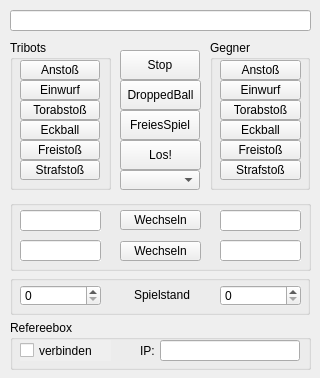
<ui version="4.0" >
 <class>RefboxWidget</class>
 <widget class="QWidget" name="RefboxWidget" >
  <property name="geometry" >
   <rect>
    <x>0</x>
    <y>0</y>
    <width>320</width>
    <height>378</height>
   </rect>
  </property>
  <property name="sizePolicy" >
   <sizepolicy vsizetype="Preferred" hsizetype="Preferred" >
    <horstretch>0</horstretch>
    <verstretch>0</verstretch>
   </sizepolicy>
  </property>
  <property name="minimumSize" >
   <size>
    <width>320</width>
    <height>200</height>
   </size>
  </property>
  <property name="maximumSize" >
   <size>
    <width>320</width>
    <height>380</height>
   </size>
  </property>
  <property name="font" >
   <font/>
  </property>
  <property name="windowTitle" >
   <string>RefereeBoxWidget</string>
  </property>
  <widget class="QGroupBox" name="groupBox1" >
   <property name="geometry" >
    <rect>
     <x>10</x>
     <y>40</y>
     <width>101</width>
     <height>150</height>
    </rect>
   </property>
   <property name="title" >
    <string>Tribots</string>
   </property>
   <widget class="QPushButton" name="KickOffOwnButton" >
    <property name="geometry" >
     <rect>
      <x>10</x>
      <y>20</y>
      <width>80</width>
      <height>20</height>
     </rect>
    </property>
    <property name="text" >
     <string>Anstoß</string>
    </property>
   </widget>
   <widget class="QPushButton" name="ThrowInOwnButton" >
    <property name="geometry" >
     <rect>
      <x>10</x>
      <y>40</y>
      <width>80</width>
      <height>20</height>
     </rect>
    </property>
    <property name="text" >
     <string>Einwurf</string>
    </property>
   </widget>
   <widget class="QPushButton" name="GoalKickOwnButton" >
    <property name="geometry" >
     <rect>
      <x>10</x>
      <y>60</y>
      <width>80</width>
      <height>20</height>
     </rect>
    </property>
    <property name="text" >
     <string>Torabstoß</string>
    </property>
   </widget>
   <widget class="QPushButton" name="CornerKickOwnButton" >
    <property name="geometry" >
     <rect>
      <x>10</x>
      <y>80</y>
      <width>80</width>
      <height>20</height>
     </rect>
    </property>
    <property name="text" >
     <string>Eckball</string>
    </property>
   </widget>
   <widget class="QPushButton" name="FreeKickOwnButton" >
    <property name="geometry" >
     <rect>
      <x>10</x>
      <y>100</y>
      <width>80</width>
      <height>20</height>
     </rect>
    </property>
    <property name="text" >
     <string>Freistoß</string>
    </property>
   </widget>
   <widget class="QPushButton" name="PenaltyOwnButton" >
    <property name="geometry" >
     <rect>
      <x>10</x>
      <y>120</y>
      <width>80</width>
      <height>20</height>
     </rect>
    </property>
    <property name="text" >
     <string>Strafstoß</string>
    </property>
   </widget>
  </widget>
  <widget class="QGroupBox" name="groupBox2" >
   <property name="geometry" >
    <rect>
     <x>210</x>
     <y>40</y>
     <width>100</width>
     <height>150</height>
    </rect>
   </property>
   <property name="title" >
    <string>Gegner</string>
   </property>
   <widget class="QPushButton" name="ThrowInOpponentButton" >
    <property name="geometry" >
     <rect>
      <x>10</x>
      <y>40</y>
      <width>81</width>
      <height>20</height>
     </rect>
    </property>
    <property name="text" >
     <string>Einwurf</string>
    </property>
   </widget>
   <widget class="QPushButton" name="GoalKickOpponentButton" >
    <property name="geometry" >
     <rect>
      <x>10</x>
      <y>60</y>
      <width>81</width>
      <height>20</height>
     </rect>
    </property>
    <property name="text" >
     <string>Torabstoß</string>
    </property>
   </widget>
   <widget class="QPushButton" name="CornerKickOpponentButton" >
    <property name="geometry" >
     <rect>
      <x>10</x>
      <y>80</y>
      <width>81</width>
      <height>20</height>
     </rect>
    </property>
    <property name="text" >
     <string>Eckball</string>
    </property>
   </widget>
   <widget class="QPushButton" name="FreeKickOpponentButton" >
    <property name="geometry" >
     <rect>
      <x>10</x>
      <y>100</y>
      <width>81</width>
      <height>20</height>
     </rect>
    </property>
    <property name="text" >
     <string>Freistoß</string>
    </property>
   </widget>
   <widget class="QPushButton" name="PenaltyOpponentButton" >
    <property name="geometry" >
     <rect>
      <x>10</x>
      <y>120</y>
      <width>81</width>
      <height>20</height>
     </rect>
    </property>
    <property name="text" >
     <string>Strafstoß</string>
    </property>
   </widget>
   <widget class="QPushButton" name="KickOffOpponentButton" >
    <property name="geometry" >
     <rect>
      <x>10</x>
      <y>20</y>
      <width>81</width>
      <height>20</height>
     </rect>
    </property>
    <property name="text" >
     <string>Anstoß</string>
    </property>
   </widget>
  </widget>
  <widget class="QLineEdit" name="edit_refstate" >
   <property name="geometry" >
    <rect>
     <x>10</x>
     <y>10</y>
     <width>301</width>
     <height>21</height>
    </rect>
   </property>
   <property name="alignment" >
    <set>Qt::AlignLeading</set>
   </property>
   <property name="readOnly" >
    <bool>true</bool>
   </property>
  </widget>
  <widget class="QPushButton" name="DroppedBallButton" >
   <property name="geometry" >
    <rect>
     <x>120</x>
     <y>80</y>
     <width>81</width>
     <height>30</height>
    </rect>
   </property>
   <property name="text" >
    <string>DroppedBall</string>
   </property>
  </widget>
  <widget class="QGroupBox" name="groupBox4" >
   <property name="geometry" >
    <rect>
     <x>10</x>
     <y>200</y>
     <width>301</width>
     <height>71</height>
    </rect>
   </property>
   <property name="title" >
    <string/>
   </property>
   <widget class="QPushButton" name="ChangeGoalColorButton" >
    <property name="geometry" >
     <rect>
      <x>110</x>
      <y>41</y>
      <width>81</width>
      <height>20</height>
     </rect>
    </property>
    <property name="text" >
     <string>Wechseln</string>
    </property>
   </widget>
   <widget class="QPushButton" name="ChangeLabelColorButton" >
    <property name="geometry" >
     <rect>
      <x>110</x>
      <y>10</y>
      <width>81</width>
      <height>20</height>
     </rect>
    </property>
    <property name="text" >
     <string>Wechseln</string>
    </property>
   </widget>
   <widget class="QLineEdit" name="edit_tribotcolor" >
    <property name="geometry" >
     <rect>
      <x>10</x>
      <y>10</y>
      <width>81</width>
      <height>21</height>
     </rect>
    </property>
    <property name="autoFillBackground" >
     <bool>true</bool>
    </property>
    <property name="alignment" >
     <set>Qt::AlignHCenter</set>
    </property>
    <property name="readOnly" >
     <bool>true</bool>
    </property>
   </widget>
   <widget class="QLineEdit" name="edit_opponentcolor" >
    <property name="geometry" >
     <rect>
      <x>210</x>
      <y>10</y>
      <width>81</width>
      <height>21</height>
     </rect>
    </property>
    <property name="autoFillBackground" >
     <bool>true</bool>
    </property>
    <property name="alignment" >
     <set>Qt::AlignHCenter</set>
    </property>
    <property name="readOnly" >
     <bool>true</bool>
    </property>
   </widget>
   <widget class="QLineEdit" name="edit_opponentownhalf" >
    <property name="geometry" >
     <rect>
      <x>210</x>
      <y>40</y>
      <width>81</width>
      <height>21</height>
     </rect>
    </property>
    <property name="autoFillBackground" >
     <bool>true</bool>
    </property>
    <property name="alignment" >
     <set>Qt::AlignHCenter</set>
    </property>
    <property name="readOnly" >
     <bool>true</bool>
    </property>
   </widget>
   <widget class="QLineEdit" name="edit_tribotownhalf" >
    <property name="geometry" >
     <rect>
      <x>10</x>
      <y>40</y>
      <width>81</width>
      <height>21</height>
     </rect>
    </property>
    <property name="autoFillBackground" >
     <bool>true</bool>
    </property>
    <property name="alignment" >
     <set>Qt::AlignHCenter</set>
    </property>
    <property name="readOnly" >
     <bool>true</bool>
    </property>
   </widget>
  </widget>
  <widget class="QGroupBox" name="groupBox5" >
   <property name="geometry" >
    <rect>
     <x>10</x>
     <y>275</y>
     <width>300</width>
     <height>40</height>
    </rect>
   </property>
   <property name="title" >
    <string/>
   </property>
   <property name="alignment" >
    <set>Qt::AlignHCenter</set>
   </property>
   <widget class="QLabel" name="textLabel1_2" >
    <property name="geometry" >
     <rect>
      <x>97</x>
      <y>10</y>
      <width>110</width>
      <height>20</height>
     </rect>
    </property>
    <property name="text" >
     <string>&lt;p align="center">Spielstand&lt;/p></string>
    </property>
    <property name="wordWrap" >
     <bool>false</bool>
    </property>
   </widget>
   <widget class="QSpinBox" name="spinBoxOwnScore" >
    <property name="geometry" >
     <rect>
      <x>10</x>
      <y>10</y>
      <width>81</width>
      <height>21</height>
     </rect>
    </property>
    <property name="autoFillBackground" >
     <bool>true</bool>
    </property>
   </widget>
   <widget class="QSpinBox" name="spinBoxOpponentScore" >
    <property name="geometry" >
     <rect>
      <x>210</x>
      <y>10</y>
      <width>81</width>
      <height>21</height>
     </rect>
    </property>
    <property name="autoFillBackground" >
     <bool>true</bool>
    </property>
   </widget>
  </widget>
  <widget class="QGroupBox" name="groupBox7" >
   <property name="geometry" >
    <rect>
     <x>10</x>
     <y>320</y>
     <width>301</width>
     <height>50</height>
    </rect>
   </property>
   <property name="title" >
    <string>Refereebox</string>
   </property>
   <widget class="QLabel" name="textLabel1" >
    <property name="geometry" >
     <rect>
      <x>130</x>
      <y>20</y>
      <width>20</width>
      <height>21</height>
     </rect>
    </property>
    <property name="text" >
     <string>IP:</string>
    </property>
    <property name="wordWrap" >
     <bool>false</bool>
    </property>
   </widget>
   <widget class="QLineEdit" name="edit_refboxip" >
    <property name="geometry" >
     <rect>
      <x>150</x>
      <y>20</y>
      <width>140</width>
      <height>21</height>
     </rect>
    </property>
   </widget>
   <widget class="QCheckBox" name="check_refboxconnect" >
    <property name="geometry" >
     <rect>
      <x>10</x>
      <y>20</y>
      <width>91</width>
      <height>21</height>
     </rect>
    </property>
    <property name="autoFillBackground" >
     <bool>true</bool>
    </property>
    <property name="text" >
     <string>verbinden</string>
    </property>
   </widget>
  </widget>
  <widget class="QPushButton" name="StartButton" >
   <property name="geometry" >
    <rect>
     <x>120</x>
     <y>110</y>
     <width>80</width>
     <height>30</height>
    </rect>
   </property>
   <property name="text" >
    <string>FreiesSpiel</string>
   </property>
   <property name="shortcut" >
    <string>G</string>
   </property>
  </widget>
  <widget class="QPushButton" name="StopButton" >
   <property name="geometry" >
    <rect>
     <x>120</x>
     <y>50</y>
     <width>80</width>
     <height>30</height>
    </rect>
   </property>
   <property name="text" >
    <string>Stop</string>
   </property>
   <property name="shortcut" >
    <string>Space</string>
   </property>
  </widget>
  <widget class="QPushButton" name="GoButton" >
   <property name="geometry" >
    <rect>
     <x>120</x>
     <y>140</y>
     <width>81</width>
     <height>30</height>
    </rect>
   </property>
   <property name="text" >
    <string>Los!</string>
   </property>
   <property name="shortcut" >
    <string>L</string>
   </property>
  </widget>
  <widget class="QComboBox" name="testStateComboBox" >
   <property name="geometry" >
    <rect>
     <x>120</x>
     <y>170</y>
     <width>80</width>
     <height>20</height>
    </rect>
   </property>
  </widget>
 </widget>
 <layoutdefault spacing="6" margin="11" />
 <pixmapfunction>qPixmapFromMimeSource</pixmapfunction>
 <tabstops>
  <tabstop>edit_refstate</tabstop>
  <tabstop>KickOffOwnButton</tabstop>
  <tabstop>ThrowInOwnButton</tabstop>
  <tabstop>GoalKickOwnButton</tabstop>
  <tabstop>CornerKickOwnButton</tabstop>
  <tabstop>FreeKickOwnButton</tabstop>
  <tabstop>PenaltyOwnButton</tabstop>
  <tabstop>StopButton</tabstop>
  <tabstop>DroppedBallButton</tabstop>
  <tabstop>StartButton</tabstop>
  <tabstop>GoButton</tabstop>
  <tabstop>KickOffOpponentButton</tabstop>
  <tabstop>ThrowInOpponentButton</tabstop>
  <tabstop>GoalKickOpponentButton</tabstop>
  <tabstop>CornerKickOpponentButton</tabstop>
  <tabstop>FreeKickOpponentButton</tabstop>
  <tabstop>PenaltyOpponentButton</tabstop>
  <tabstop>edit_tribotcolor</tabstop>
  <tabstop>ChangeLabelColorButton</tabstop>
  <tabstop>edit_opponentcolor</tabstop>
  <tabstop>edit_tribotownhalf</tabstop>
  <tabstop>ChangeGoalColorButton</tabstop>
  <tabstop>edit_opponentownhalf</tabstop>
  <tabstop>edit_refboxip</tabstop>
  <tabstop>check_refboxconnect</tabstop>
 </tabstops>
 <resources/>
 <connections/>
</ui>
